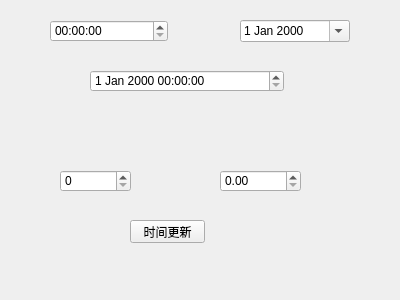
<?xml version="1.0" encoding="UTF-8"?>
<ui version="4.0">
 <class>Widget</class>
 <widget class="QWidget" name="Widget">
  <property name="geometry">
   <rect>
    <x>0</x>
    <y>0</y>
    <width>400</width>
    <height>300</height>
   </rect>
  </property>
  <property name="windowTitle">
   <string>Widget</string>
  </property>
  <widget class="QTimeEdit" name="timeEdit">
   <property name="geometry">
    <rect>
     <x>50</x>
     <y>20</y>
     <width>118</width>
     <height>22</height>
    </rect>
   </property>
  </widget>
  <widget class="QDateEdit" name="dateEdit">
   <property name="geometry">
    <rect>
     <x>240</x>
     <y>20</y>
     <width>110</width>
     <height>22</height>
    </rect>
   </property>
   <property name="calendarPopup">
    <bool>true</bool>
   </property>
  </widget>
  <widget class="QDateTimeEdit" name="dateTimeEdit">
   <property name="geometry">
    <rect>
     <x>90</x>
     <y>70</y>
     <width>194</width>
     <height>22</height>
    </rect>
   </property>
  </widget>
  <widget class="QSpinBox" name="spinBox">
   <property name="geometry">
    <rect>
     <x>60</x>
     <y>170</y>
     <width>71</width>
     <height>22</height>
    </rect>
   </property>
  </widget>
  <widget class="QDoubleSpinBox" name="doubleSpinBox">
   <property name="geometry">
    <rect>
     <x>220</x>
     <y>170</y>
     <width>81</width>
     <height>22</height>
    </rect>
   </property>
  </widget>
  <widget class="QPushButton" name="pushButton">
   <property name="geometry">
    <rect>
     <x>130</x>
     <y>220</y>
     <width>75</width>
     <height>23</height>
    </rect>
   </property>
   <property name="text">
    <string>时间更新</string>
   </property>
  </widget>
 </widget>
 <layoutdefault spacing="6" margin="11"/>
 <resources/>
 <connections/>
</ui>
